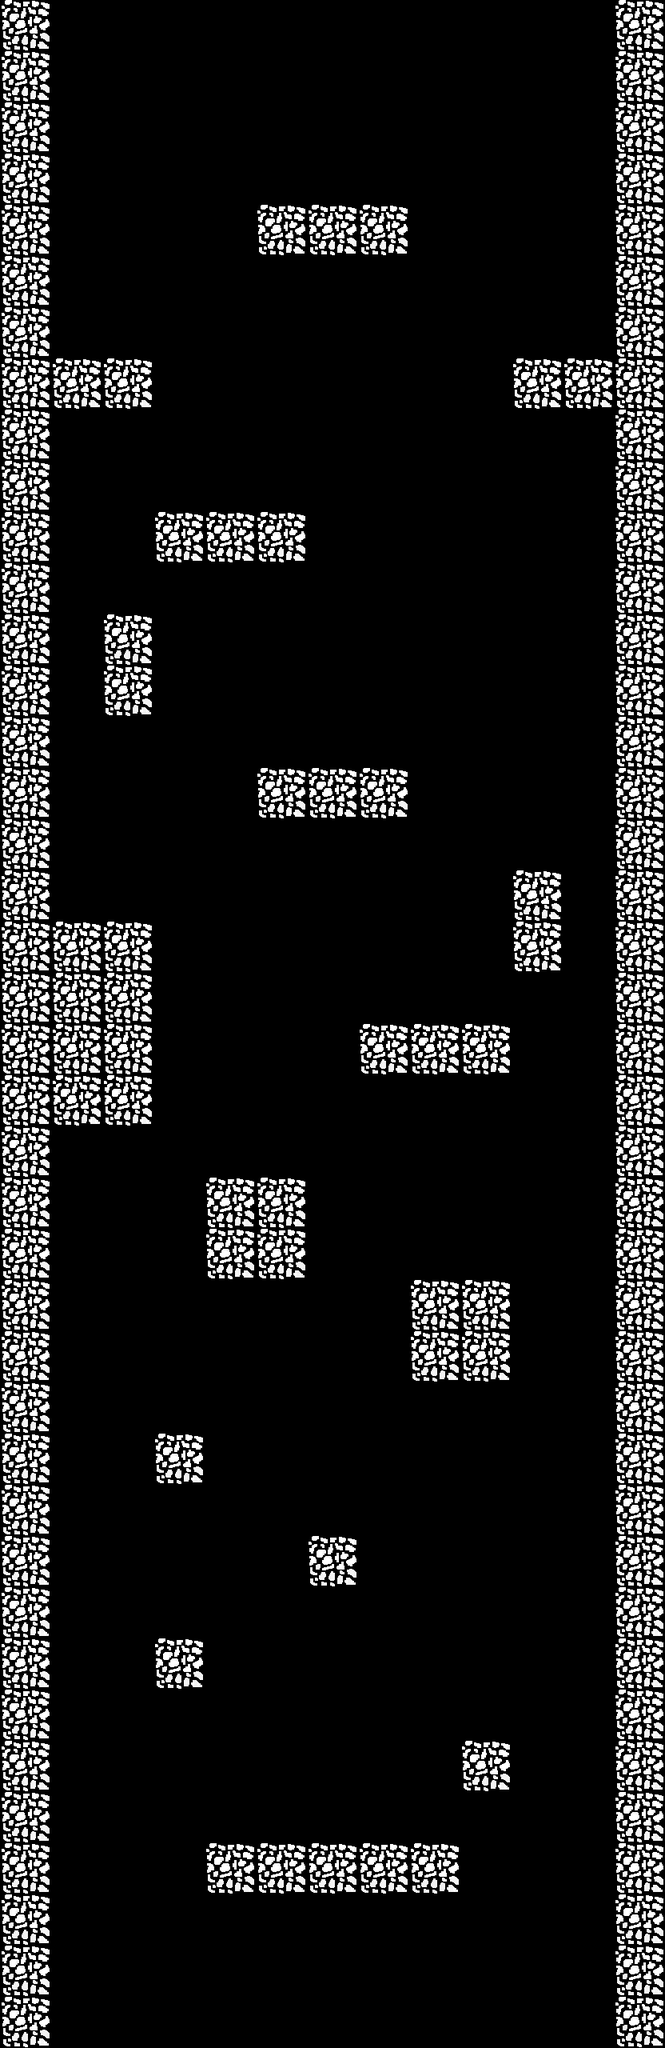

This is a level from a 2D game, rendered from its Tiled map with the project's own tilesets. A one-line summary and the complete map file follow:
An orthogonal 13x40 tile map with 64x64 px tiles, 1 tile layer (background) and 19 objects (player).

<map version="1.9" tiledversion="1.9.2" orientation="orthogonal" renderorder="right-down" width="13" height="40" tilewidth="64" tileheight="64" infinite="0" nextlayerid="3" nextobjectid="23">
 <tileset firstgid="1" source="block0.tsx" />
 <layer id="1" name="background" width="13" height="40">
  <data encoding="csv">
1,0,0,0,0,0,0,0,0,0,0,0,1,
1,0,0,0,0,0,0,0,0,0,0,0,1,
1,0,0,0,0,0,0,0,0,0,0,0,1,
1,0,0,0,0,0,0,0,0,0,0,0,1,
1,0,0,0,0,1,1,1,0,0,0,0,1,
1,0,0,0,0,0,0,0,0,0,0,0,1,
1,0,0,0,0,0,0,0,0,0,0,0,1,
1,1,1,0,0,0,0,0,0,0,1,1,1,
1,0,0,0,0,0,0,0,0,0,0,0,1,
1,0,0,0,0,0,0,0,0,0,0,0,1,
1,0,0,1,1,1,0,0,0,0,0,0,1,
1,0,0,0,0,0,0,0,0,0,0,0,1,
1,0,1,0,0,0,0,0,0,0,0,0,1,
1,0,1,0,0,0,0,0,0,0,0,0,1,
1,0,0,0,0,0,0,0,0,0,0,0,1,
1,0,0,0,0,1,1,1,0,0,0,0,1,
1,0,0,0,0,0,0,0,0,0,0,0,1,
1,0,0,0,0,0,0,0,0,0,1,0,1,
1,1,1,0,0,0,0,0,0,0,1,0,1,
1,1,1,0,0,0,0,0,0,0,0,0,1,
1,1,1,0,0,0,0,1,1,1,0,0,1,
1,1,1,0,0,0,0,0,0,0,0,0,1,
1,0,0,0,0,0,0,0,0,0,0,0,1,
1,0,0,0,1,1,0,0,0,0,0,0,1,
1,0,0,0,1,1,0,0,0,0,0,0,1,
1,0,0,0,0,0,0,0,1,1,0,0,1,
1,0,0,0,0,0,0,0,1,1,0,0,1,
1,0,0,0,0,0,0,0,0,0,0,0,1,
1,0,0,1,0,0,0,0,0,0,0,0,1,
1,0,0,0,0,0,0,0,0,0,0,0,1,
1,0,0,0,0,0,1,0,0,0,0,0,1,
1,0,0,0,0,0,0,0,0,0,0,0,1,
1,0,0,1,0,0,0,0,0,0,0,0,1,
1,0,0,0,0,0,0,0,0,0,0,0,1,
1,0,0,0,0,0,0,0,0,1,0,0,1,
1,0,0,0,0,0,0,0,0,0,0,0,1,
1,0,0,0,1,1,1,1,1,0,0,0,1,
1,0,0,0,0,0,0,0,0,0,0,0,1,
1,0,0,0,0,0,0,0,0,0,0,0,1,
1,0,0,0,0,0,0,0,0,0,0,0,1
</data>
 </layer>
 <objectgroup id="2" name="objects">
  <object id="1" x="0" y="0">
   <polygon points="0,0 64,0 64,2560 0,2560" />
  </object>
  <object id="2" x="768" y="0">
   <polygon points="0,0 64,0 64,2560 0,2560" />
  </object>
  <object id="3" x="512" y="256">
   <polygon points="0,0 0,64 -192,64 -192,0" />
  </object>
  <object id="4" x="192" y="448">
   <polygon points="0,0 0,64 -128,64 -128,0" />
  </object>
  <object id="5" x="640" y="448">
   <polygon points="0,0 0,64 128,64 128,0" />
  </object>
  <object id="6" x="384" y="640">
   <polygon points="0,0 0,64 -192,64 -192,0" />
  </object>
  <object id="7" x="192" y="768">
   <polygon points="0,0 0,128 -64,128 -64,0" />
  </object>
  <object id="8" x="320" y="960">
   <polygon points="0,0 0,64 192,64 192,0" />
  </object>
  <object id="9" x="640" y="1088">
   <polygon points="0,0 0,128 64,128 64,0" />
  </object>
  <object id="11" x="192" y="1152">
   <polygon points="0,0 0,256 -128,256 -128,0" />
  </object>
  <object id="12" x="448" y="1280">
   <polygon points="0,0 0,64 192,64 192,0" />
  </object>
  <object id="13" x="384" y="1472">
   <polygon points="0,0 0,128 -128,128 -128,0" />
  </object>
  <object id="14" x="512" y="1600">
   <polygon points="0,0 0,128 128,128 128,0" />
  </object>
  <object id="16" x="256" y="1792">
   <polygon points="0,0 0,64 -64,64 -64,0" />
  </object>
  <object id="17" x="384" y="1920">
   <polygon points="0,0 0,64 64,64 64,0" />
  </object>
  <object id="18" x="256" y="2048">
   <polygon points="0,0 0,64 -64,64 -64,0" />
  </object>
  <object id="19" x="576" y="2176">
   <polygon points="0,0 0,64 64,64 64,0" />
  </object>
  <object id="20" x="576" y="2304">
   <polygon points="0,0 0,64 -320,64 -320,0" />
  </object>
  <object id="22" name="player" x="384" y="0" width="64" height="64" />
 </objectgroup>
</map>